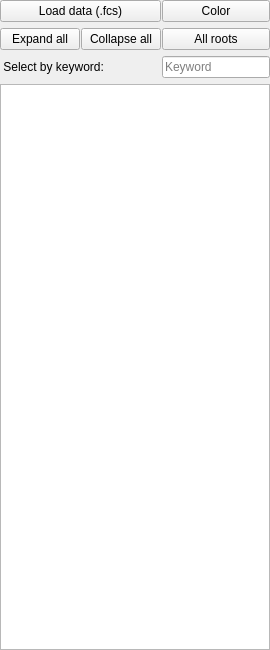
<?xml version="1.0" encoding="UTF-8"?>
<ui version="4.0">
 <class>Form</class>
 <widget class="QWidget" name="Form">
  <property name="geometry">
   <rect>
    <x>0</x>
    <y>0</y>
    <width>220</width>
    <height>650</height>
   </rect>
  </property>
  <property name="windowTitle">
   <string>Form</string>
  </property>
  <layout class="QVBoxLayout" name="verticalLayout">
   <property name="leftMargin">
    <number>0</number>
   </property>
   <property name="topMargin">
    <number>0</number>
   </property>
   <property name="rightMargin">
    <number>0</number>
   </property>
   <property name="bottomMargin">
    <number>0</number>
   </property>
   <item>
    <widget class="QFrame" name="frame">
     <property name="sizePolicy">
      <sizepolicy hsizetype="Preferred" vsizetype="Fixed">
       <horstretch>0</horstretch>
       <verstretch>0</verstretch>
      </sizepolicy>
     </property>
     <property name="minimumSize">
      <size>
       <width>0</width>
       <height>70</height>
      </size>
     </property>
     <layout class="QGridLayout" name="gridLayout">
      <property name="leftMargin">
       <number>0</number>
      </property>
      <property name="topMargin">
       <number>0</number>
      </property>
      <property name="rightMargin">
       <number>0</number>
      </property>
      <property name="bottomMargin">
       <number>0</number>
      </property>
      <property name="horizontalSpacing">
       <number>1</number>
      </property>
      <item row="1" column="3">
       <widget class="QPushButton" name="selectRootsPB">
        <property name="text">
         <string>All roots</string>
        </property>
       </widget>
      </item>
      <item row="2" column="3">
       <widget class="QLineEdit" name="searchSmplEdit">
        <property name="sizePolicy">
         <sizepolicy hsizetype="Minimum" vsizetype="Fixed">
          <horstretch>0</horstretch>
          <verstretch>0</verstretch>
         </sizepolicy>
        </property>
        <property name="placeholderText">
         <string>Keyword</string>
        </property>
       </widget>
      </item>
      <item row="2" column="0" colspan="2">
       <widget class="QLabel" name="label">
        <property name="text">
         <string> Select by keyword:</string>
        </property>
       </widget>
      </item>
      <item row="0" column="3">
       <widget class="QPushButton" name="colorPB">
        <property name="text">
         <string>Color</string>
        </property>
        <property name="icon">
         <iconset>
          <normaloff>:/icons/PelatteIcon2.tif</normaloff>:/icons/PelatteIcon2.tif</iconset>
        </property>
       </widget>
      </item>
      <item row="1" column="0">
       <widget class="QPushButton" name="expandAllPB">
        <property name="sizePolicy">
         <sizepolicy hsizetype="Expanding" vsizetype="Fixed">
          <horstretch>0</horstretch>
          <verstretch>0</verstretch>
         </sizepolicy>
        </property>
        <property name="text">
         <string>Expand all</string>
        </property>
       </widget>
      </item>
      <item row="1" column="1">
       <widget class="QPushButton" name="collapseAllPB">
        <property name="sizePolicy">
         <sizepolicy hsizetype="Expanding" vsizetype="Fixed">
          <horstretch>0</horstretch>
          <verstretch>0</verstretch>
         </sizepolicy>
        </property>
        <property name="text">
         <string>Collapse all</string>
        </property>
       </widget>
      </item>
      <item row="0" column="0" colspan="2">
       <widget class="QPushButton" name="loadDataPB">
        <property name="sizePolicy">
         <sizepolicy hsizetype="Expanding" vsizetype="Fixed">
          <horstretch>0</horstretch>
          <verstretch>0</verstretch>
         </sizepolicy>
        </property>
        <property name="text">
         <string>Load data (.fcs)</string>
        </property>
       </widget>
      </item>
     </layout>
    </widget>
   </item>
   <item>
    <widget class="QTreeWidget" name="smplTreeWidget">
     <property name="contextMenuPolicy">
      <enum>Qt::ActionsContextMenu</enum>
     </property>
     <property name="selectionMode">
      <enum>QAbstractItemView::ExtendedSelection</enum>
     </property>
     <property name="selectionBehavior">
      <enum>QAbstractItemView::SelectItems</enum>
     </property>
     <attribute name="headerVisible">
      <bool>false</bool>
     </attribute>
     <column>
      <property name="text">
       <string notr="true">1</string>
      </property>
     </column>
    </widget>
   </item>
  </layout>
  <action name="actionAdd_subpops_Current_gating">
   <property name="text">
    <string>Add subpops (Current gating)</string>
   </property>
  </action>
  <action name="actionDelete_sample">
   <property name="text">
    <string>Delete sample</string>
   </property>
  </action>
 </widget>
 <resources/>
 <connections/>
</ui>
